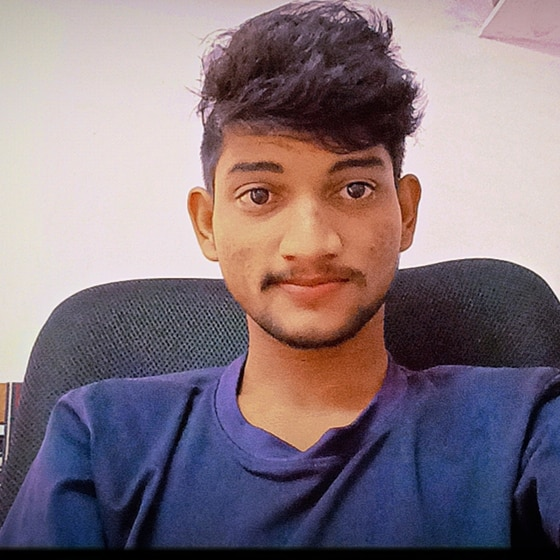
#> input picture image-resizer-tool/images/photo1.jpg, 560 x 560 px; its folder holds 2 pictures in this run
$ python resize_images.py
#> lines starting #> are read from the running program, lines starting #| are printed output that depends on the picture
#> the answer given: 100
#> the answer given: 100
#> the answer given: 1
import os
from PIL import Image

def resize_images(input_folder="images", output_folder="output", size=(400, 400), format=None):
    # Create output folder if not exists
#> called with input_folder = 'images', output_folder = 'output', size = (100, 100), format = '1'
    if not os.path.exists(output_folder):
        os.makedirs(output_folder)

    for file_name in os.listdir(input_folder):
        file_path = os.path.join(input_folder, file_name)

        # Only process image files
        if file_name.lower().endswith((".png", ".jpg", ".jpeg")):
            img = Image.open(file_path)
#> img is the input picture: PIL image 560x560 RGB; mean R, G, B 133.4, 118, 126.6

            # Resize image
            resized_img = img.resize(size)
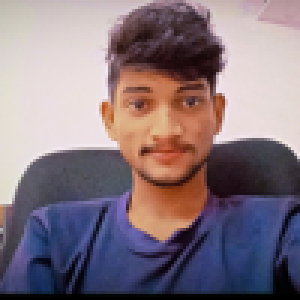
#> resized_img: PIL image 100x100 RGB (shown 3 times larger); mean R, G, B 133.4, 118, 126.6

            # Prepare output filename
            name, ext = os.path.splitext(file_name)
            new_ext = format if format else ext
            output_path = os.path.join(output_folder, f"{name}_resized{new_ext}")

            # Save resized image
            resized_img.save(output_path)
            print(f"✅ Resized and saved: {output_path}")
#> pass 2 of the loop in resize_images, `for file_name in os.listdir(input_folder):`:
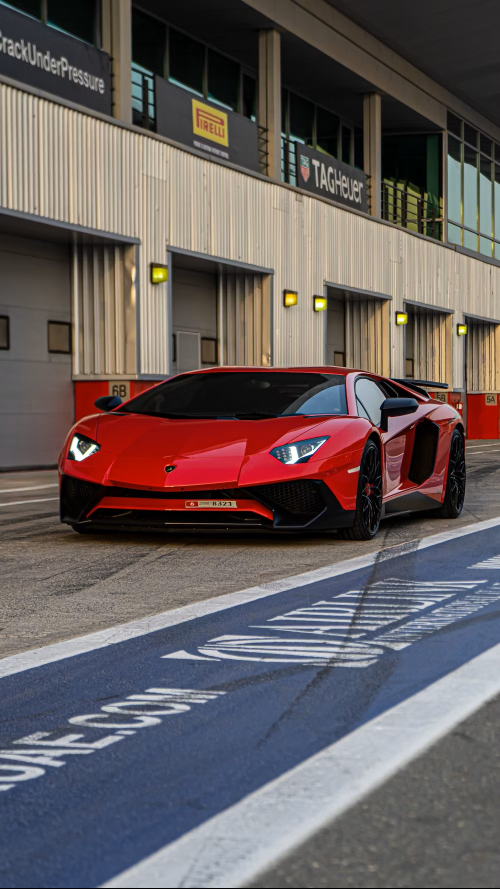
#> input picture image-resizer-tool/images/picture.jpg, 1000 x 1777 px (shown at 1/2 size)
#> in resize_images, img is the input picture: PIL image 1000x1777 RGB; mean R, G, B 102.5, 92.7, 93.1
#> in resize_images, `resized_img = img.resize(size)`:
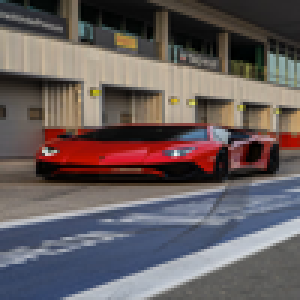
#> resized_img: PIL image 100x100 RGB (shown 3 times larger); mean R, G, B 102.5, 92.8, 93.1

    print("🎉 All images have been resized successfully!")

if __name__ == "__main__":
    # User input
    width = int(input("Enter new width: "))
    height = int(input("Enter new height: "))
    fmt_choice = input("Convert format? (e.g., .png, .jpg, leave blank for same): ").strip()

    resize_images(size=(width, height), format=fmt_choice if fmt_choice else None)
